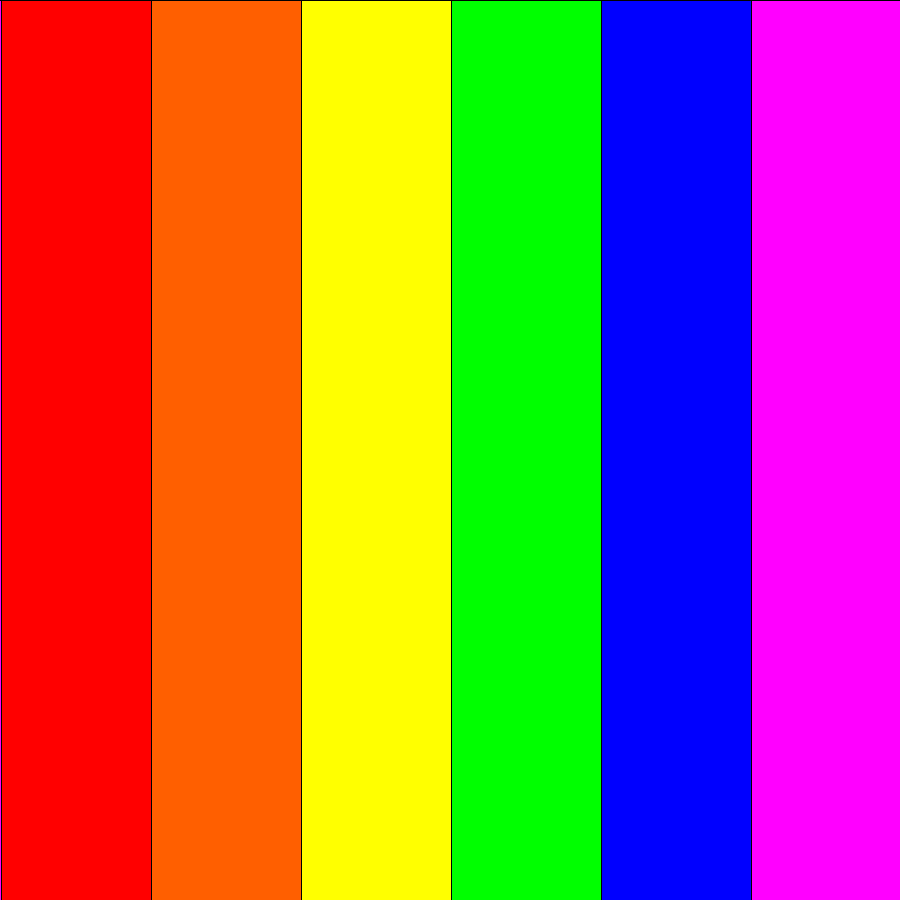
Frame 1 (no input)
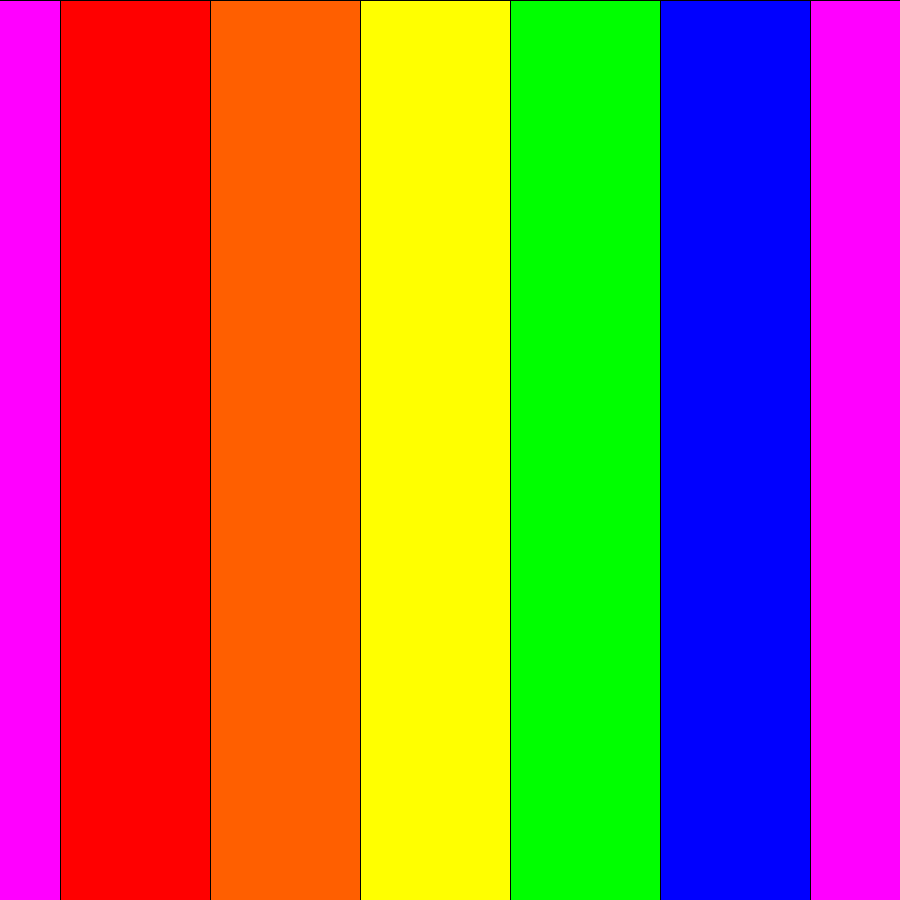
Frame 60 (the mouse pressed at the canvas centre just before this capture)
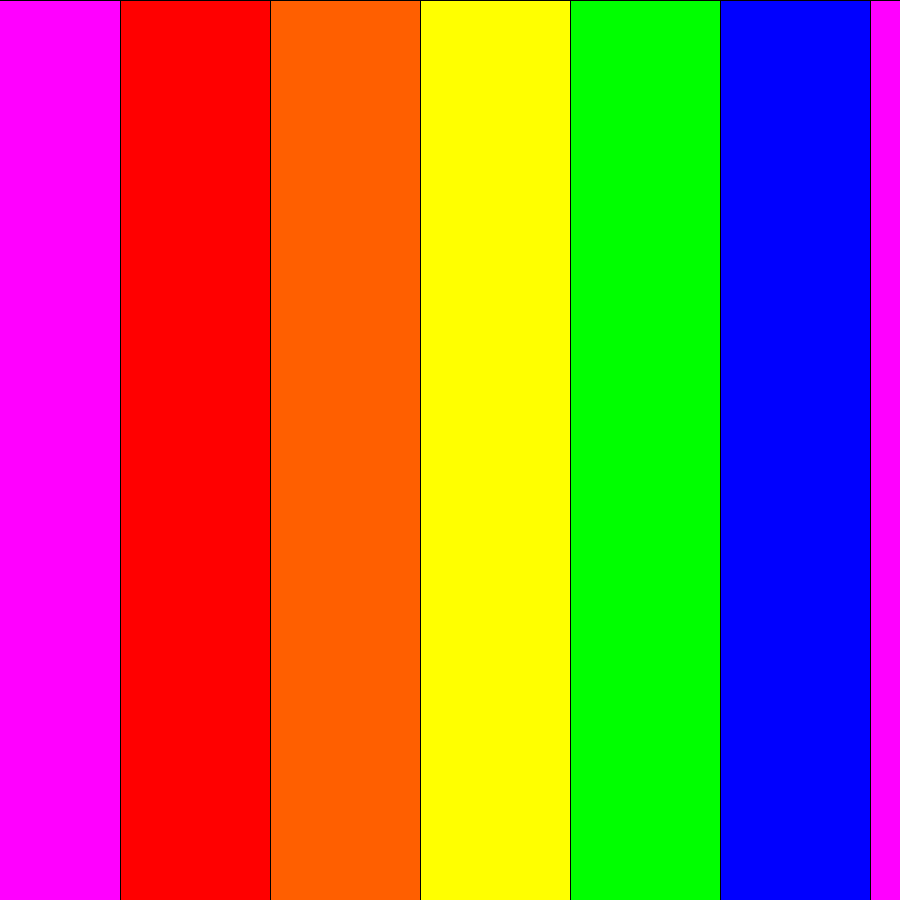
Frame 120 (the mouse held since frame 60 and released just before this capture)

The Processing sketch that drew these frames (run headless with seeded random() and noise(); from frame 60 on, the mouse is pressed at the canvas centre):

// Processing sketch: Rainbow_Spinner
// ── Rainbow_Spinner.pde
int xval;

void setup()
{
  size(900,900);
  xval = 0;
}

void draw()
{
  if(xval > 900)
  {
    xval = 0;
  }
  xval = xval + 1;
  fill(255,0,0);
  rect(0 + xval,0,150,900);
  fill(255,95,0);
  rect(150+ xval,0,150,900);
  fill(255,255,0);
  rect(300+ xval,0,150,900);
  fill(0,255,0);
  rect(450+ xval,0,150,900);
  fill(0,0,255);
  rect(600+ xval,0,150,900);
  fill(255,0,255);
  rect(750+ xval,0,150,900);
  fill(255,0,255);
  rect(0 + xval,0,-150,900);
  fill(0,0,255);
  rect(-150 + xval,0,-150,900);
  fill(0,255,0);
  rect(-300 + xval,0,-150,900);
  fill(255,255,0);
  rect(-450 + xval,0,-150,900);
  fill(255,95,0);
  rect(-600 + xval,0,-150,900);
  fill(255,0,0);
  rect(-750 + xval,0,-150,900);
  
  
}
